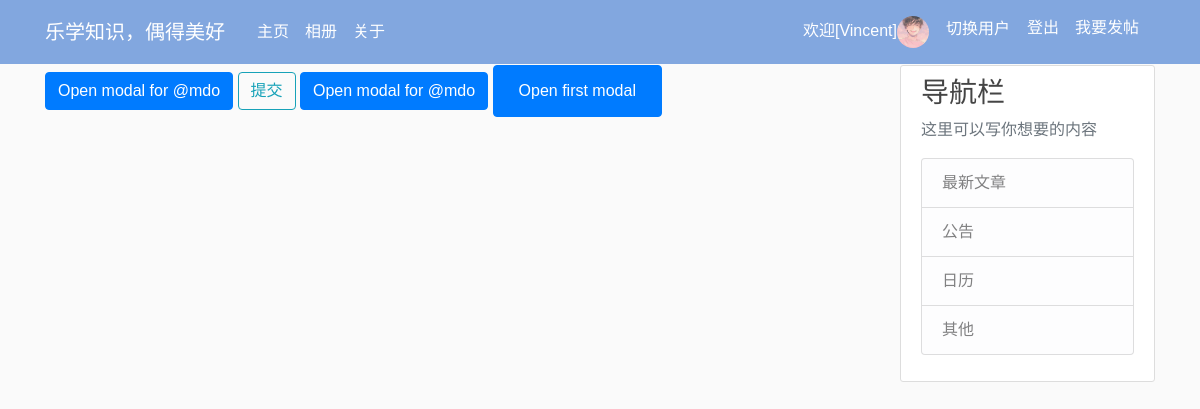
The page /test (signed in) on the database its author committed.
### web_files/dbmodel.py (models this page shows, shortened)
class User(db.Model,UserMixin):
    id = db.Column(db.Integer,primary_key=True)
    username = db.Column(db.String(30),nullable=False)
    email = db.Column(db.String(100),unique = True,nullable = False)
    image = db.Column(db.String(120),nullable = False,default = 'default.jpg')
    password = db.Column(db.String(100),nullable = False)
    posts = db.relationship('Post',backref = 'author',lazy = True)
    pictures = db.relationship('Picture',backref = 'author',lazy = True)

### web_files/routes.py (the view)
@app.route('/test')
def test():
    form1=RequestResetForm()
    return render_template('test.html',form1=form1)

### web_files/forms.py (shortened to what this page needs)
class RequestResetForm(FlaskForm):
    email = StringField('邮箱',validators=[DataRequired(),Email()])
    submit = SubmitField ('提交')

### web_files/dbmodel.py (called while the page is built)
@login_manager.user_loader
def load_user(userID):
    return User.query.get(int(userID))

### web_files/Templates/test.html (shortened to what this page needs)
{% extends "general_layout.html" %}
{% block content %}
<button type="button" class="btn btn-primary" data-bs-toggle="modal" data-bs-target="#exampleModal" data-bs-whatever="@mdo">Open modal for @mdo</button>
<input class="btn btn-outline-info" data-bs-toggle="modal" data-bs-target="#exampleModal" data-bs-whatever="@mdo" id="submit" name="submit" type="submit" value="提交">
<button type="button" class="btn btn-primary" data-bs-toggle="modal" data-bs-target="#exampleModal" data-bs-whatever="@mdo">Open modal for @mdo</button>
  <button class="btn btn-primary" type="submit"><a class="btn btn-primary" data-bs-toggle="modal" href="#exampleModalToggle" role="button">Open first modal</a></button>
{% endblock content %}

### web_files/Templates/general_layout.html (shortened to what this page needs)
<!DOCTYPE html>
<html lang="en">
<head>
  <link rel="stylesheet" href="https://maxcdn.bootstrapcdn.com/bootstrap/4.0.0/css/bootstrap.min.css">
  <link rel="stylesheet" type="text/css" href="{{url_for('static',filename='main.css')}}">
</head>
<body>
  <header class="site-header">
    <nav class="navbar navbar-expand-md navbar-dark bg-steel">
      <div class="container">
        <a class="navbar-brand mr-4" href="/">乐学知识，偶得美好</a>
        <div class="collapse navbar-collapse" id="navbarToggle">
          <div class="navbar-nav mr-auto">
            <a class="nav-item nav-link" href="{{ url_for('index')}}">主页</a>
            <a class="nav-item nav-link" href="/products">相册</a>
            <a class="nav-item nav-link" href="{{ url_for('about')}}">关于</a>
          </div>
          <div class="nav navbar-nav me-auto mr-2">
          {% if current_user.is_authenticated %}
              <a class="nav-item nav-link" href="{{ url_for('account')}}">欢迎[{{ current_user.username }}]<img class='rounded-circle' src="{{ url_for('static',filename='pic/')}}{{ current_user.image }}" alt="mdo" width="32" height="32" class="rounded-circle"></a>
              <form action="{{ url_for('change_account') }}" method="POST">
                <button class="btn btn-link nav-item nav-link" type="submit">切换用户</button>
              </form>
              <a class="nav-item nav-link" href="{{ url_for('logout')}}">登出</a>
            {% else %}
              <a class="nav-item nav-link" href="/login">登录</a>
              <a class="nav-item nav-link" href="/register">注册</a>
            {% endif %}
            <a class="nav-item nav-link" href="{{ url_for('addpost')}}">我要发帖</a>
          </div>
        </div>
      </div>
    </nav>
  </header>
  <main role="main" class="container">
    <div class="row">
      <div class="col-md-8">
      </div>
      <div class="col-md-9">
        {% block content %}{% endblock %}
      </div>
      <div class="col-md-3">
        <div class="content-section">
          <h3>导航栏</h3>
          <p class='text-muted'>这里可以写你想要的内容
            <ul class="list-group">
              <li class="list-group-item list-group-item-light">最新文章</li>
              <li class="list-group-item list-group-item-light">公告</li>
              <li class="list-group-item list-group-item-light">日历</li>
              <li class="list-group-item list-group-item-light">其他</li>
            </ul>
          </p>
        </div>
      </div>
    </div>
  </main>
</body>
</html>

### web_files/static/main.css (style rules this page uses)
body { background: #fafafa; color: #333333; margin-top: 5rem; margin: 0px; padding: 0px; font-family: Arial }
h1, h2, h3, h4, h5, h6 { color: #444444; }
.bg-steel { background-color: #82a7df; }
.site-header .navbar-nav .nav-link { color: #ffffff; }
.content-section { background: #ffffff; padding: 10px 20px; border: 1px solid #dddddd; border-radius: 3px; margin-bottom: 20px; }

### rows shown on the page
User: username "Vincent", image (picture)
